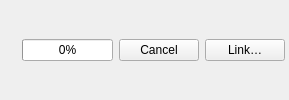
<?xml version="1.0" encoding="UTF-8"?>
<ui version="4.0">
 <class>media_source_status</class>
 <widget class="QWidget" name="media_source_status">
  <property name="sizePolicy">
   <sizepolicy hsizetype="Expanding" vsizetype="Expanding">
    <horstretch>0</horstretch>
    <verstretch>0</verstretch>
   </sizepolicy>
  </property>
  <layout class="QHBoxLayout" name="layout_status">
   <property name="leftMargin"><number>9</number></property><property name="topMargin"><number>0</number></property>
   <property name="rightMargin"><number>4</number></property><property name="bottomMargin"><number>0</number></property>
   <item alignment="Qt::AlignmentFlag::AlignVCenter"><widget class="QLabel" name="label_status"><property name="text"><string/></property><property name="alignment"><set>Qt::AlignmentFlag::AlignLeading|Qt::AlignmentFlag::AlignLeft|Qt::AlignmentFlag::AlignVCenter</set></property></widget></item>
   <item alignment="Qt::AlignmentFlag::AlignVCenter"><widget class="QProgressBar" name="progress_source"><property name="minimumWidth"><number>140</number></property><property name="maximumWidth"><number>240</number></property><property name="value"><number>0</number></property></widget></item>
   <item alignment="Qt::AlignmentFlag::AlignVCenter"><widget class="QPushButton" name="button_cancel"><property name="text"><string>Cancel</string></property><property name="autoDefault"><bool>false</bool></property></widget></item>
   <item alignment="Qt::AlignmentFlag::AlignVCenter"><widget class="QPushButton" name="button_link"><property name="toolTip"><string>Review and link this source’s files to metadata items.</string></property><property name="text"><string>Link…</string></property><property name="autoDefault"><bool>false</bool></property></widget></item>
  </layout>
 </widget><resources/><connections/>
</ui>
